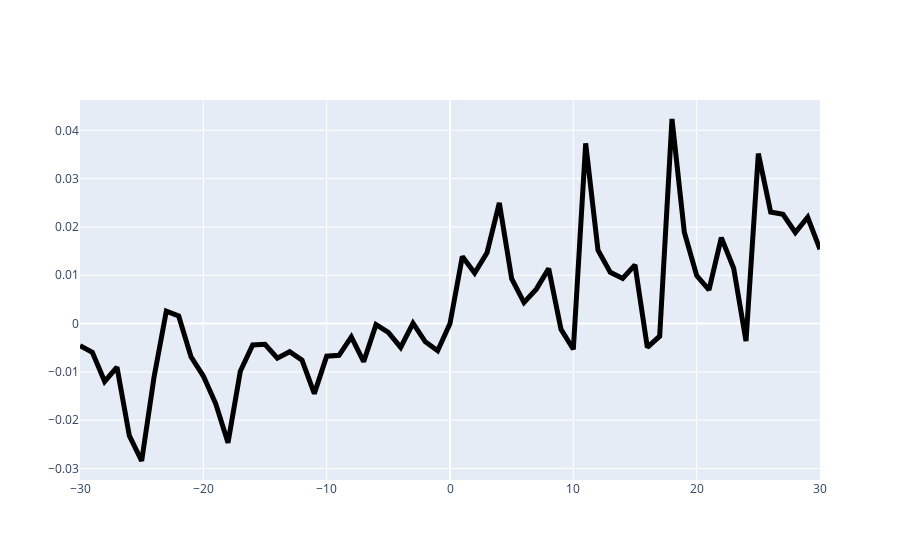

Notebook source saved alongside this figure:
### Code cell
go.Figure(data=[trace1]).show()
